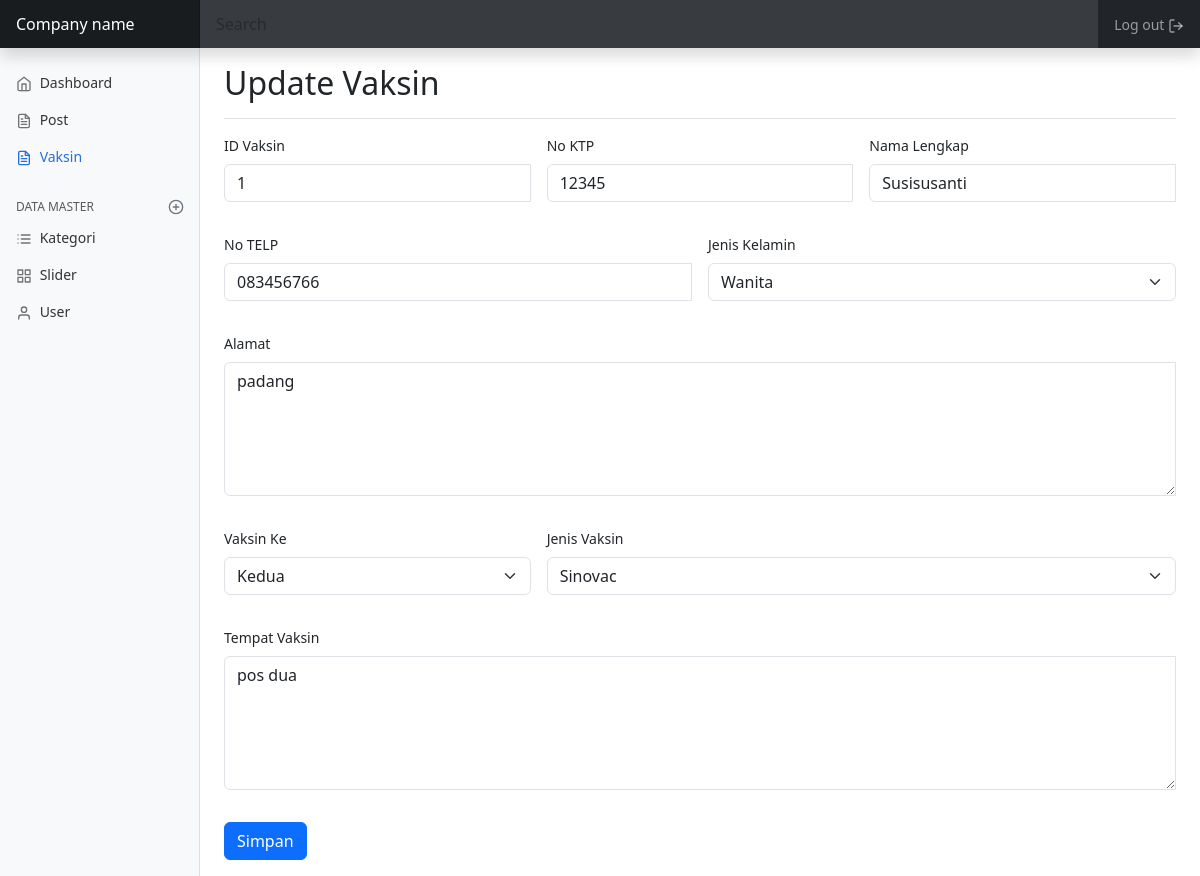
/admin/index.php?folder_admin=vaksin&file=update&id_vaksin=1 (signed in), run on the app's committed database.
### tables this page shows
CREATE TABLE `vaksin` (
  `id_vaksin` int(11) NOT NULL,
  `no_ktp` varchar(30) NOT NULL,
  `nama_lengkap` varchar(255) NOT NULL,
  `no_telpon` varchar(30) NOT NULL,
  `jenis_kelamin` enum('Pria','Wanita') NOT NULL DEFAULT 'Pria',
  `alamat` text NOT NULL,
  `id_vaksinke` int(11) NOT NULL,
  `id_jenisvaksin` int(11) NOT NULL,
  `tempat_vaksin` text NOT NULL
);

CREATE TABLE `vaksinke` (
  `id_vaksinke` int(11) NOT NULL,
  `jumlah` varchar(255) NOT NULL
);

CREATE TABLE `jenisvaksin` (
  `id_jenisvaksin` int(11) NOT NULL,
  `nama_vaksin` varchar(255) NOT NULL
);

### config/fungsi.php (called while the page is built, shortened)
<?php
function koneksi()
{
    $hostName = "localhost";
    $username = "root";
    $password = "";
    $dbName = "portalberita_rizky";
    $port = "3306";
    $conn = mysqli_connect(
        $hostName,
        $username,
        $password,
        $dbName,
        $port
    );
    return $conn;
}
function myQuery($sql)
{
    return mysqli_query(koneksi(), $sql);
}
function allData(
    $table,
    $where = "",
    $order = "",
    $limit = ""
){
    $data = [];
    $sql = "select * from $table $where $order $limit";
    $query = myQuery($sql);
    while($listData = mysqli_fetch_assoc($query)){
        $data[] = $listData;
    }
    return $data;
}
function oneData($table, $where){
    $sql = "select * from $table where $where";
    $query = myQuery($sql);
    $data = mysqli_fetch_assoc($query);
    return $data;
}

### admin/views/vaksin/update.php (the view, shortened to what this page needs)
<?php
if ($id_vaksin) {
    $dataPost = oneData(
        $table = "vaksin",
        $where = "id_vaksin='$id_vaksin'"
    );
} else {
    echo "<script>location='index.php?folder_admin=vaksin&file=index&pesan=Data Tidak Ditemukan'</script>";
}
?>
<main class="col-md-9 ms-sm-auto col-lg-10 px-md-4">
    <div class="d-flex justify-content-between flex-wrap flex-md-nowrap align-items-center pt-3 pb-2 mb-3 border-bottom">
        <h1 class="h2">Update Vaksin</h1>
    </div>
    <div class="row">
        <div class="col-lg-12">
            <form action="" method="post" enctype="multipart/form-data" class="row g-3 needs-validation" novalidate>
                <div class="col-lg-4 mb-3">
                    <label class="form-label">ID Vaksin</label>
                    <div class="input-group">
                        <input type="text" name="id_vaksin" readonly="readonly" value="<?= $dataPost['id_vaksin'] ?>" class="form-control" required placeholder="ID Vaksin">
                    </div>
                </div>
                <div class="col-lg-4 mb-3">
                    <label class="form-label">No KTP</label>
                    <div class="input-group">
                        <input type="number" name="no_ktp" value="<?= $dataPost['no_ktp'] ?>" class="form-control" required placeholder="No KTP">
                    </div>
                </div>
                <div class="col-lg-4 mb-3">
                    <label class="form-label">Nama Lengkap</label>
                    <div class="input-group">
                        <input type="text" name="nama_lengkap" value="<?= $dataPost['nama_lengkap'] ?>" class="form-control" required placeholder="Nama Lengkap">
                    </div>
                </div>
                <div class="col-lg-6 mb-3">
                    <label for="" class="form-label">No TELP</label>
                    <div class="input-group">
                        <input type="number" name="no_telpon" value="<?= $dataPost['no_telpon'] ?>" class="form-control" required placeholder="No TELP">
                    </div>
                </div>
                <div class="col-lg-6 mb-3">
                    <label for="" class="form-label">Jenis Kelamin</label>
                    <select class="form-select form-select-md" name="jenis_kelamin" id="">
                        <option value="Wanita" <?= $dataPost['jenis_kelamin'] == 'Wanita' ? "selected" : "" ?>>Wanita</option>
                    </select>
                </div>
                <div class="mb-3">
                    <label class="form-label">Alamat</label>
                    <div class="input-group">
                        <textarea rows="5" cols="150" name="alamat" value="" class="form-control" required placeholder="Alamat"><?php echo $dataPost['alamat'] ?></textarea>
                    </div>
                </div>
                <div class="col-lg-4 mb-3">
                    <label for="" class="form-label">Vaksin Ke</label>
                    <select class="form-select form-select-md" name="id_vaksinke" id="">
                        <?php
                        $vaksinke = allData($table = "vaksinke");
                        foreach ($vaksinke as $item) {
                        ?>
                            <option <?= $item['id_vaksinke'] == $dataPost['id_vaksinke'] ? "selected" : "" ?> value="<?= $item['id_vaksinke'] ?>">
                                <?= $item['jumlah'] ?>
                            </option>
                        <?php } ?>
                    </select>
                </div>
                <div class="col-lg-8 mb-3">
                    <label for="" class="form-label">Jenis Vaksin</label>
                    <select class="form-select form-select-md" name="id_jenisvaksin" id="">
                        <?php
                        $jenisvaksin = allData($table = "jenisvaksin");
                        foreach ($jenisvaksin as $item) {
                        ?>
                            <option <?= $item['id_jenisvaksin'] == $dataPost['id_jenisvaksin'] ? "selected" : "" ?> value="<?= $item['id_jenisvaksin'] ?>">
                                <?= $item['nama_vaksin'] ?>
                            <?php } ?>
                    </select>
                </div>
                <div class="mb-3">
                    <label class="form-label">Tempat Vaksin</label>
                    <div class="input-group">
                        <textarea rows="5" cols="150" name="tempat_vaksin" class="form-control" required placeholder="Tempat vaksin"><?php echo $dataPost['tempat_vaksin'] ?></textarea>
                    </div>
                </div>
                <div class="col-lg-2 mb-3">
                    <button class="btn btn-primary" name="simpan" type="submit">Simpan</button>
                </div>
            </form>
        </div>
    </div>
</main>

### css/dashboard.css (style rules this page uses)
body { font-size: .875rem; }

### data on the page
vaksin: id_vaksin "1", no_ktp "12345", nama_lengkap "Susisusanti", no_telpon "083456766", jenis_kelamin "Wanita", alamat "padang", id_vaksinke "Kedua", id_jenisvaksin "Sinovac", tempat_vaksin "pos dua"
